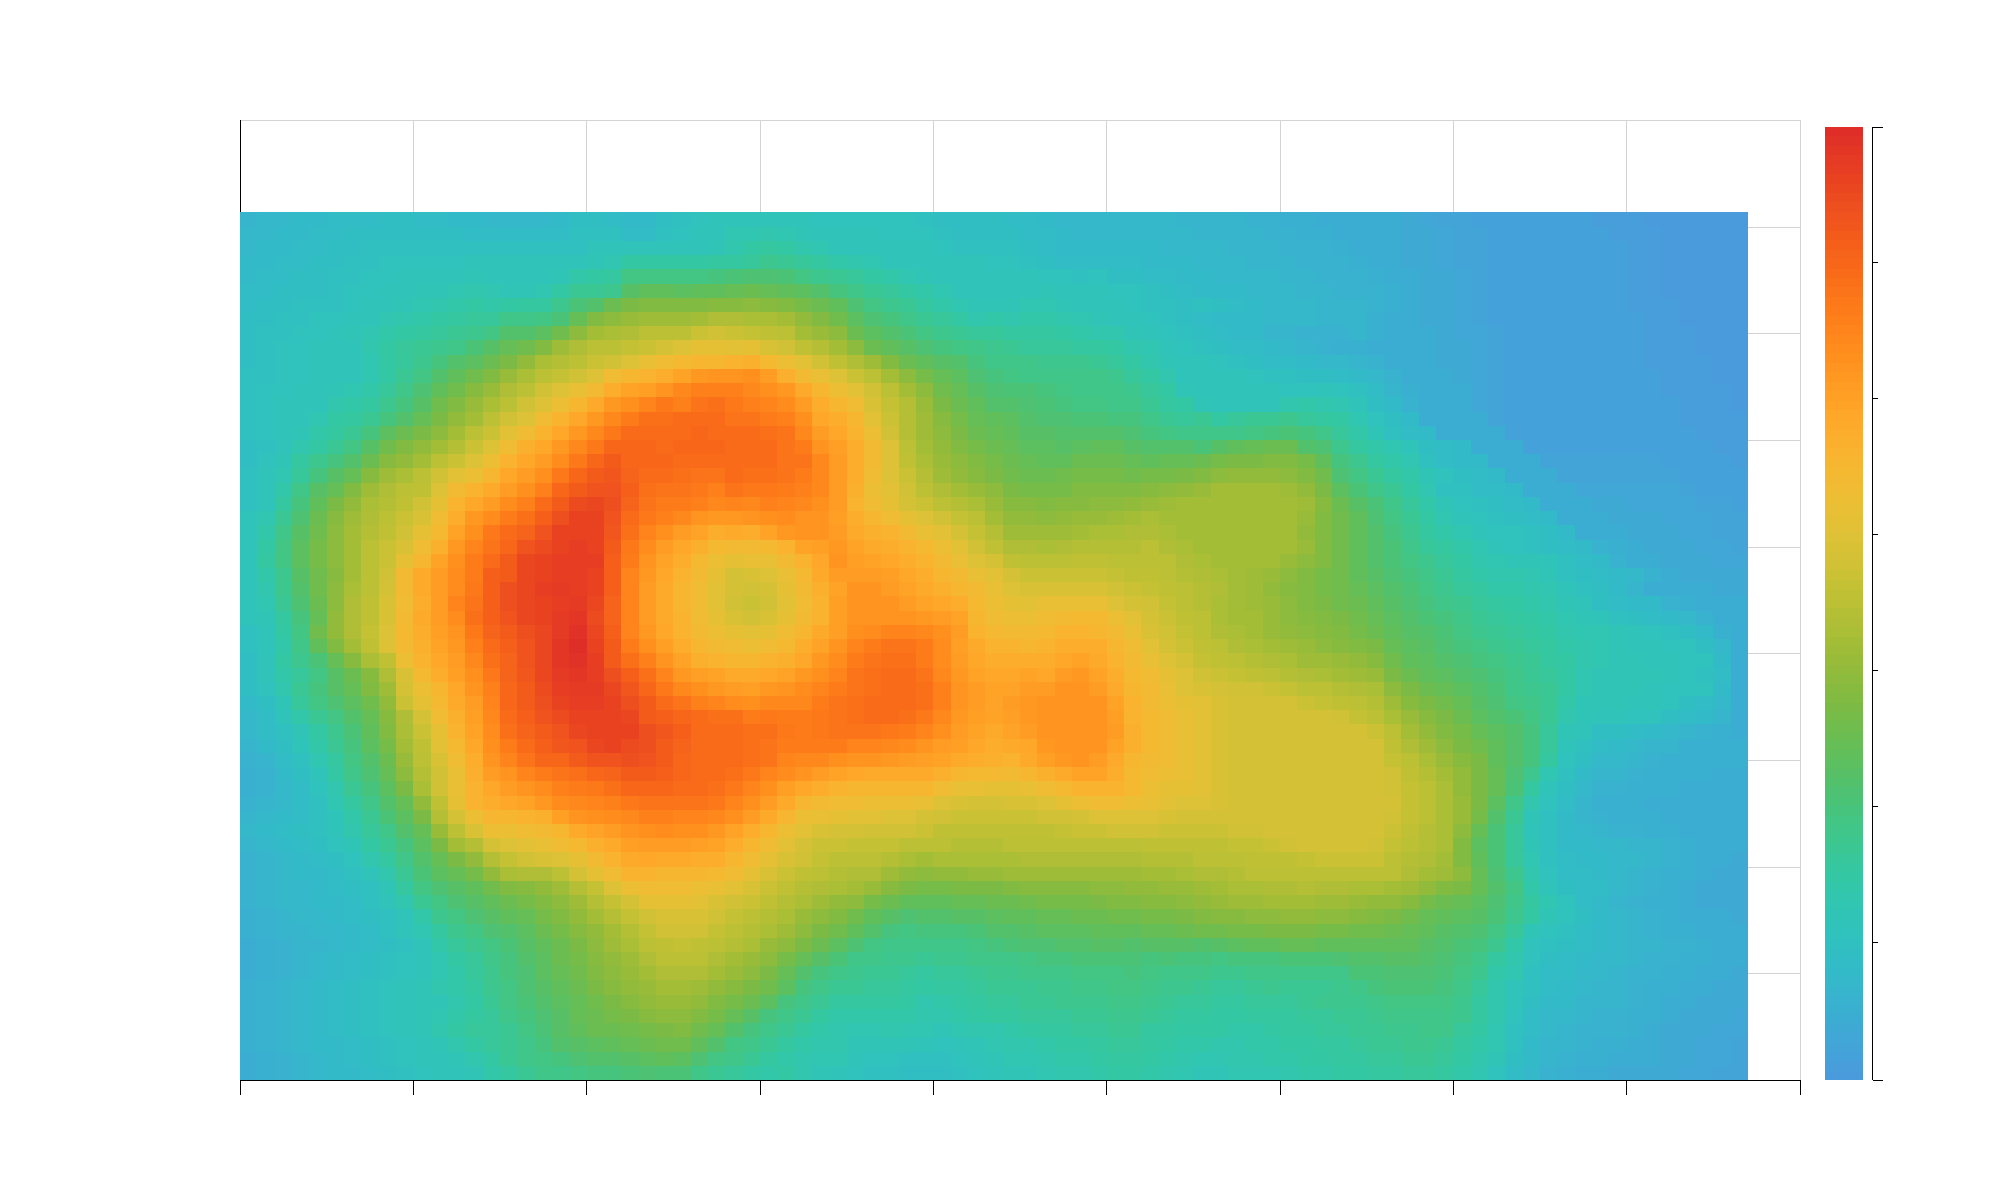

This chart was generated by the following R code:
require(ggplot);
require(Matrix);

# load data
data(volcano);

volcano = as.matrix(volcano);
volcano = melt(volcano, varnames = c("X", "Y"), value.name = "Height");

print(volcano, max.print = 13);

let ggplot2 = function() {
  p <- ggplot(volcano, aes(x = "X", y = "Y"),padding = "padding:10% 10% 10% 12%;") +
     geom_tile(aes(fill = "Height")) +
     scale_fill_distiller(palette = "rev(ggthemes::excel_Vapor_Trail)", direction = 1) +
     theme_light(
        axis.text = element_text(family = "Cambria Math", size = 20),
        axis.title = element_text(family = "Cambria Math", size = 36),
        legend.tick = element_text(family = "Cambria Math", size = 18)
     ) +
     labs(title = "Volcano Height Map");
  p;
}

png(filename = relative_work("volcano.png"),  width = 2000, height = 1200);
plot(ggplot2());
dev.off();